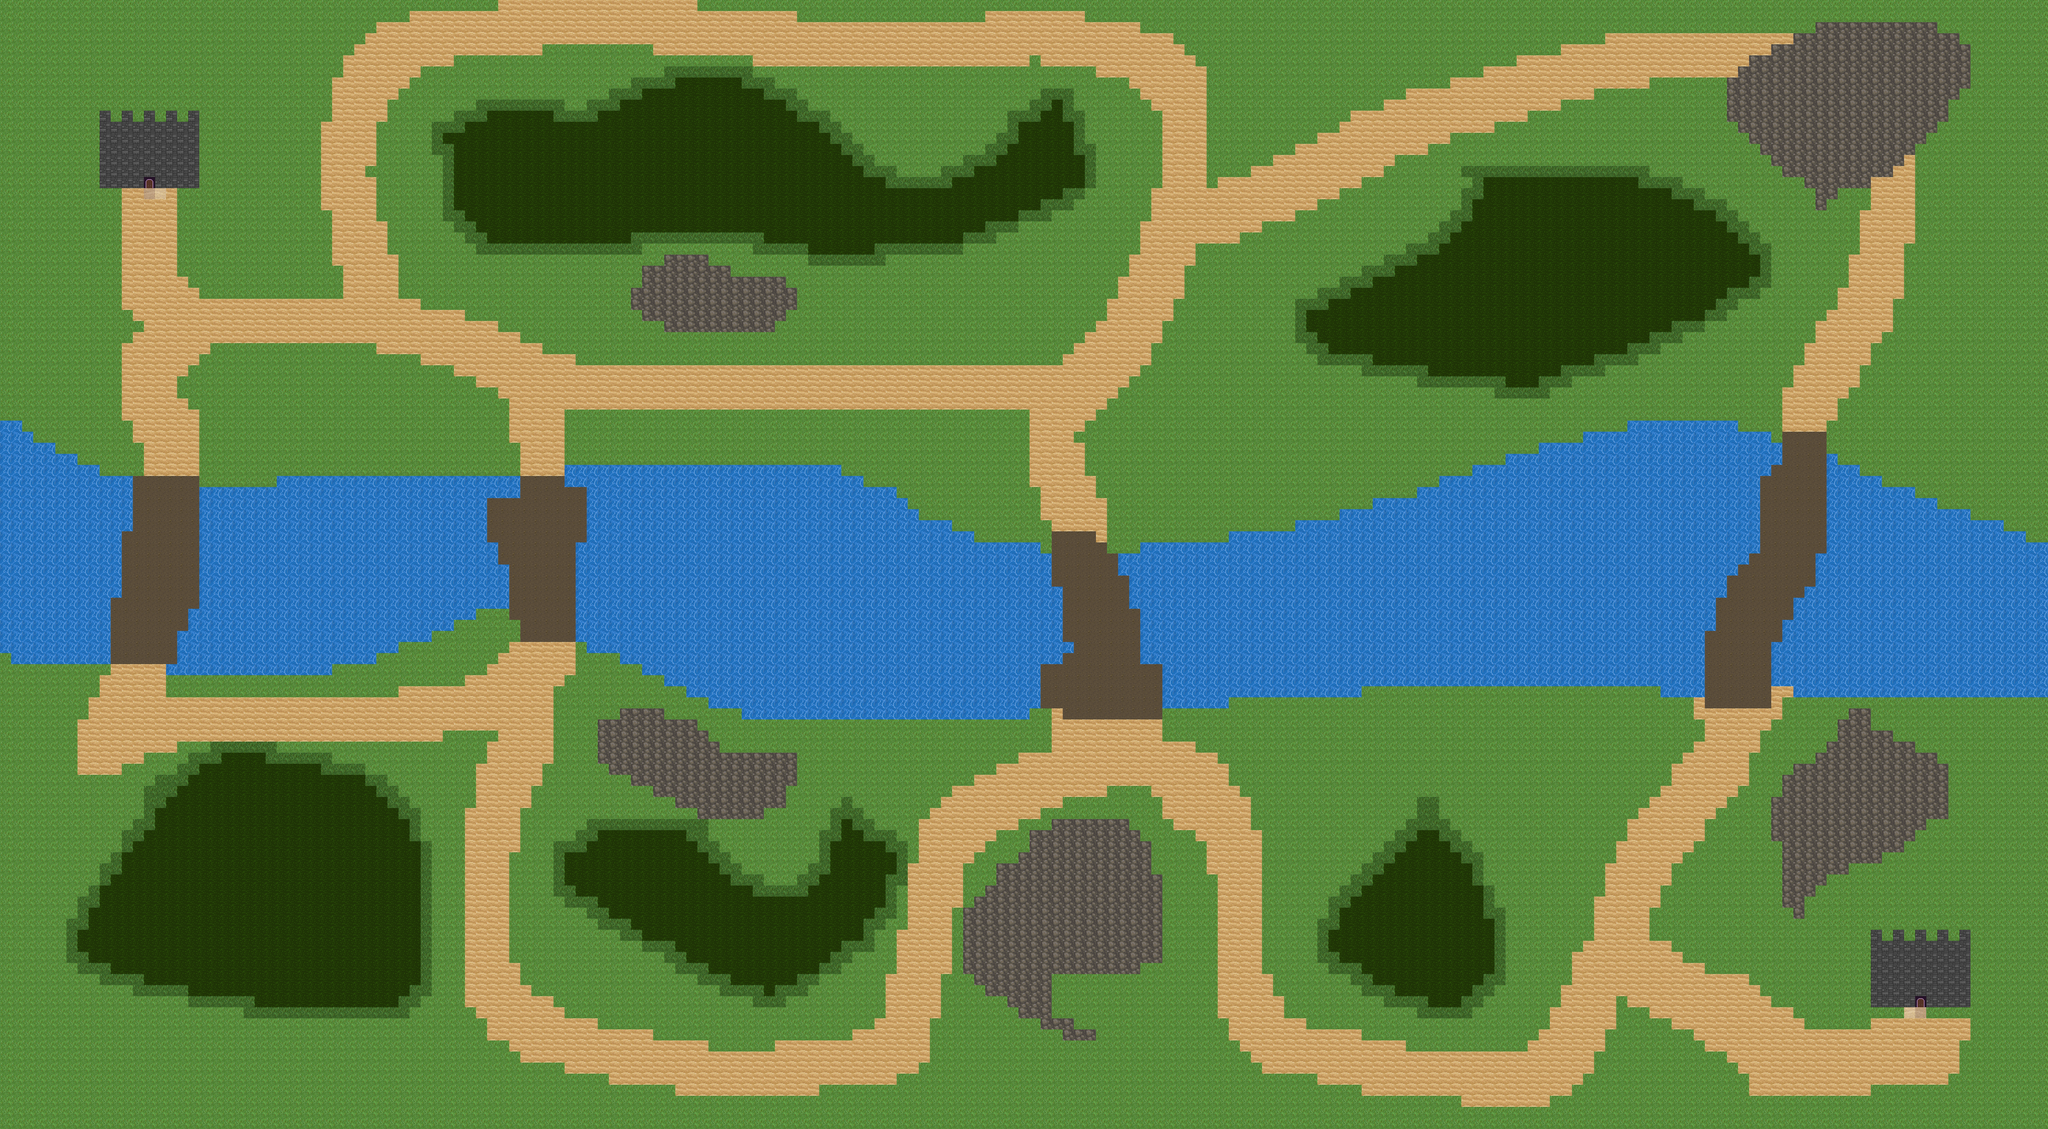

Rendered tile map (Tiled .tmx) drawn with the repository's tilesets; below, a short description and the map source with its tile grids summarised:
An orthogonal 185x102 tile map with 32x32 px tiles, 1 tile layer (Tile Layer 1), 4 tilesets.

<map version="1.8" tiledversion="1.8.1" orientation="orthogonal" renderorder="right-down" width="185" height="102" tilewidth="32" tileheight="32" infinite="0" nextlayerid="2" nextobjectid="1">
 <tileset firstgid="1" source="Tiles1.tsx" />
 <tileset firstgid="785" source="zhu-removebg-preview.tsx" />
 <tileset firstgid="786" source="TS01_worldmap.tsx" />
 <tileset firstgid="846" source="Castlevania_Updated with Stonework.tsx" />
 <layer id="1" name="Tile Layer 1" width="185" height="102">
  <data>[18870 cells, 18870 non-empty, 13 distinct tile ids]</data>
 </layer>
</map>
